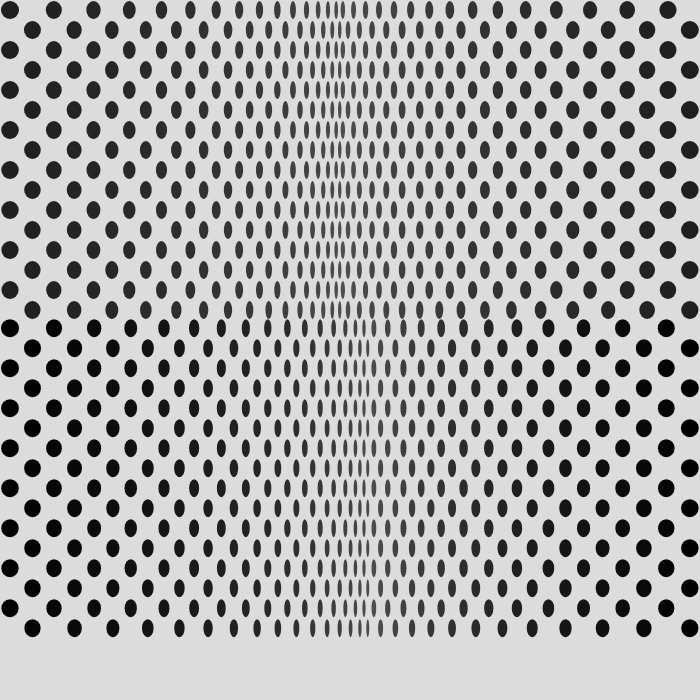
Frame 1 (no input)
Frame 60 (no input): identical to frame 1, image omitted
Frame 120 (the mouse pressed at the canvas centre since frame 60): identical to frame 1, image omitted

The p5.js sketch that drew this single still picture (run headless with seeded random() and noise() and a simulated clock; from frame 60 on, the mouse is pressed at the canvas centre):

// p5.js sketch
// ── sketch.js
var xPos;
var yPos;
var redColor;
var blueColor;
var spacingY;
var spacingX;
var quad1Y;
var quad1X;
var circlewidth;
var color;

function setup() {
    createCanvas(700, 700);
    background(220);
    xPos = 0;
    yPos = 0;
    redColor = 0;
    blueColor = 0;
    spacingY = 40;
    spacingX = 23;

    quad1Y = int((height / 20)/(4));
    quad1X = int((width / 22));
    quad2X = int((width / 22));

    circlewidth = 18;
    noStroke();


    //top left corner
    color = 30;
    fill(color);

    for (var j = 0; j < quad1X -1 ; j++) {
        // console.log(quad1X);
        // redColor = (j +) *
        xPos = (j * spacingX) + 10;
        spacingX *= 0.976;
        // color += 1;

        for (i = 0; i < quad1Y; i++) {
            if (j % 2 === 0) {
                yPos = (i * spacingY) + 10;
            } else {
                yPos = (i * spacingY) + 30;
            }
            color += 0.2;
            fill(color);

            ellipse(xPos, yPos, circlewidth, 18);
            circlewidth *= 0.993;
            console.log(circlewidth);
        }
    }


    //top right corner
    color = 30;
    fill(color);
    spacingX = 23;
    circlewidth = 18;

    for (j = quad1X; j > 1; j--) {
        console.log(quad1X);
        // redColor = (j +) *
        xPos = (j * spacingX) * (0.5) + width/2.1;
        spacingX *= .970;
        // color -= 1;

        for (i = 0; i < quad1Y; i++) {
            if (j % 2 === 0) {
                yPos = (i * spacingY) + 10;
            } else {
                yPos = (i * spacingY) + 30;
            }

            color += 0.2;
            fill(color);

            ellipse(xPos, yPos, circlewidth, 18);
            circlewidth *= 0.994;
            console.log(circlewidth)
        }
    }


    //bottom let
    color = 0;
    fill(color);
    spacingX = 23;
    circlewidth = 18;
    downOffset = (width/2.2);

    for (j = 0; j < quad2X+1; j++) {
        // console.log(quad1X);
        // redColor = (j +) *
        xPos = (j * spacingX) + 10;
        spacingX *= 0.978;
        // color -= 1;

        for (i = 0; i < quad1Y; i++) {
            if (j % 2 === 0) {
                yPos = (i * spacingY) + 10 + downOffset;
            } else {
                yPos = (i * spacingY) + 30 + downOffset;
            }

            color += 0.3;
            fill(color);

            ellipse(xPos, yPos, circlewidth, 18);
            circlewidth *= 0.993;
            console.log(circlewidth);
        }
    }


    //bottom right
    color = 0;
    fill(color);
    spacingX = 23;
    circlewidth = 18;

    for (j = quad2X; j > 7 ; j--) {
        console.log(quad1X);
        xPos = (j * spacingX) * (0.5) + width/2.1;
        spacingX *= .965;

        for (i = 0; i < quad1Y; i++) {
            if (j % 2 === 0) {
                yPos = (i * spacingY) + 10 + downOffset;
            } else {
                yPos = (i * spacingY) + 30 + downOffset;
            }

            color += 0.4;
            fill(color);

            ellipse(xPos, yPos, circlewidth, 18);
            circlewidth *= 0.993;
            console.log(circlewidth)
        }
    }

}


function draw() {

}
